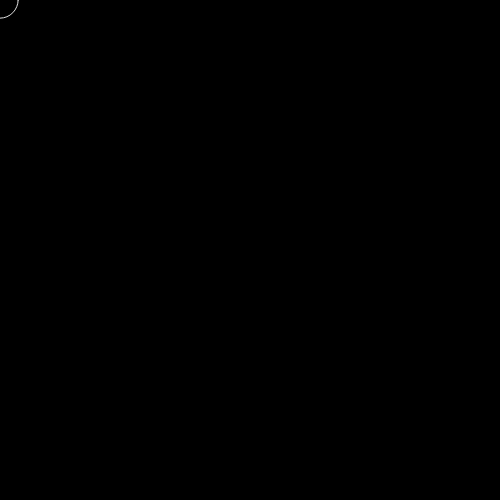
Frame 1 (no input)
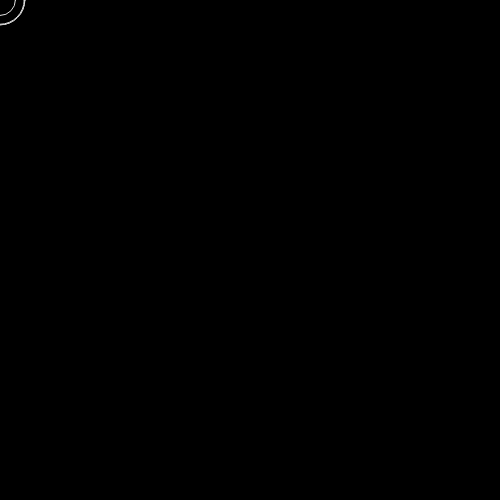
Frame 60 (no input)
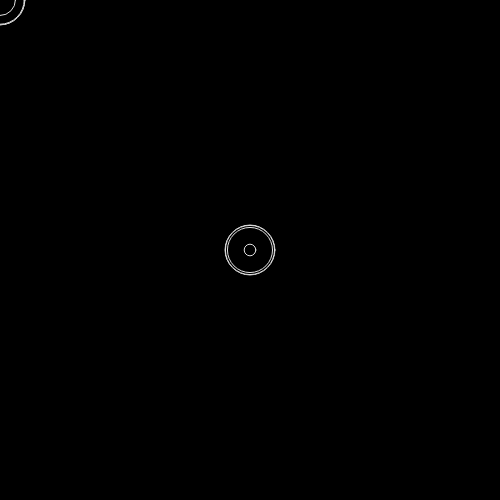
Frame 120 (the mouse pressed at the canvas centre since frame 60)

The p5.js sketch that drew these frames (run headless with seeded random() and noise() and a simulated clock; from frame 60 on, the mouse is pressed at the canvas centre):

// p5.js sketch
// ── sketch.js
function setup() {
  createCanvas(500,500);
  background(0);
}

function draw() {
  stroke(225);
  fill(0);
  let a = random(2,50);
  ellipse(mouseX,mouseY,a)
}
